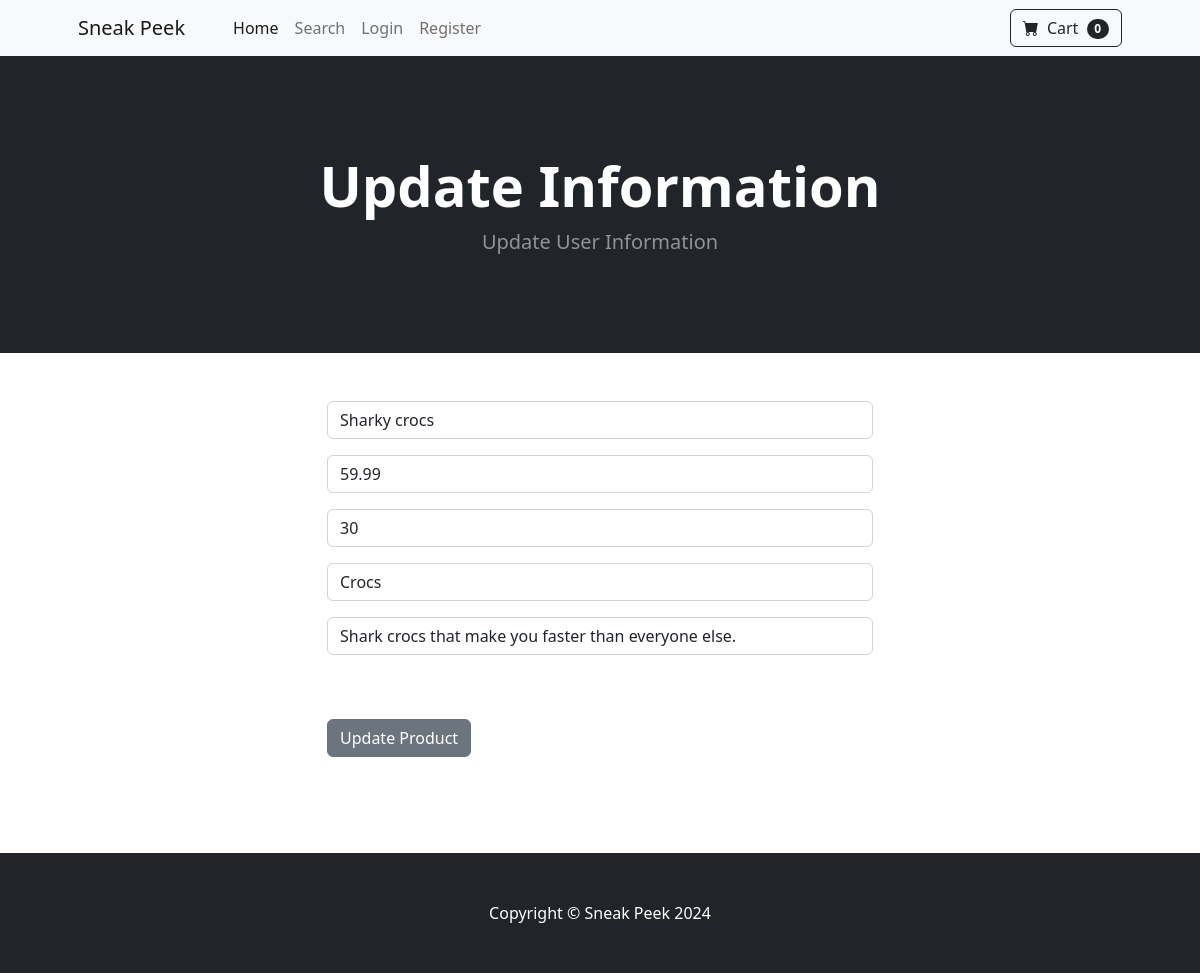
The app's page /update_product/14, older data.
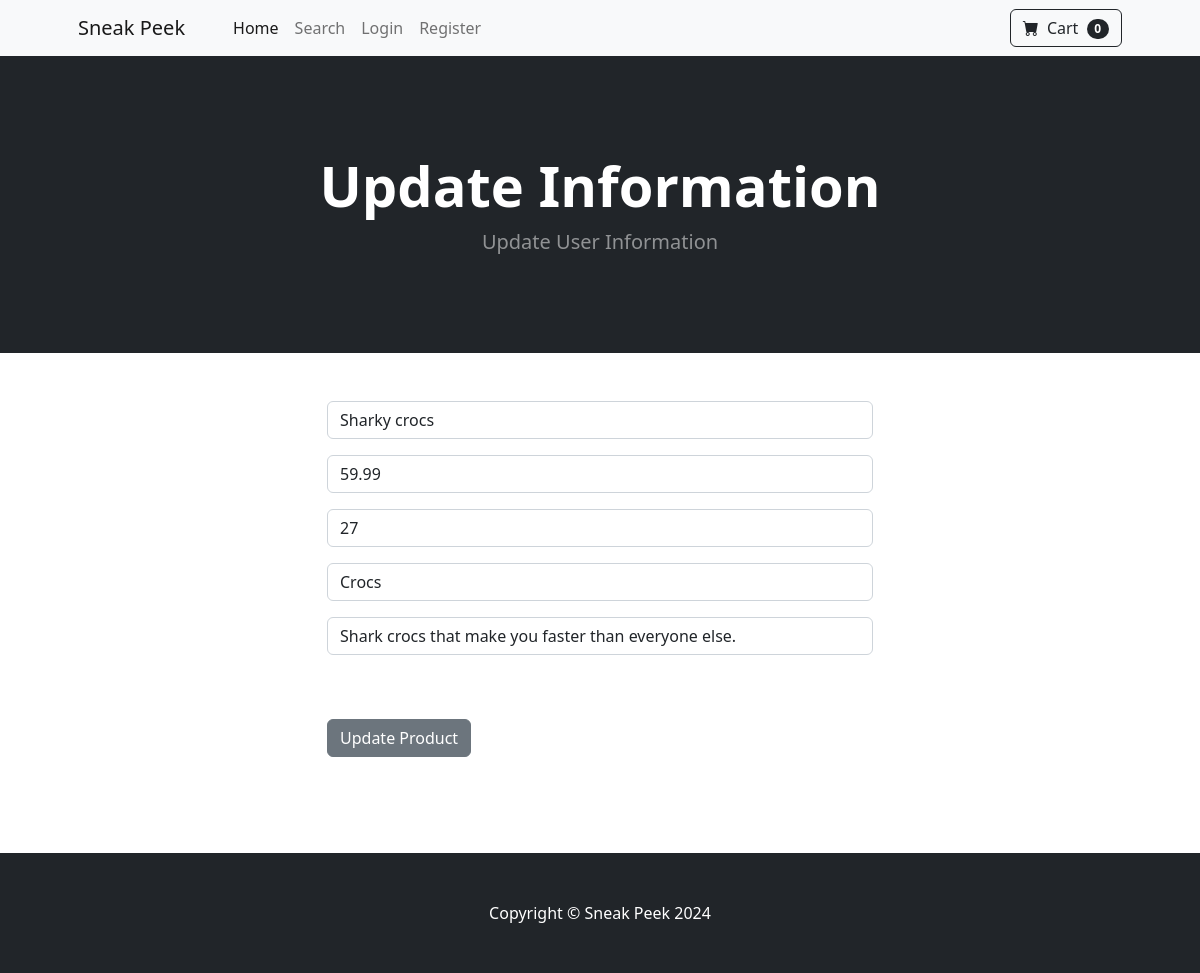
The same page, newer data.
### sneakpeek/models.py (models this page shows, shortened)
class Product(models.Model):
    name = models.CharField(max_length=100)
    price = models.DecimalField(default=0, decimal_places=2, max_digits=6)
    quantity = models.IntegerField(default=1)
    category = models.ForeignKey(Category, on_delete=models.CASCADE, default=1)
    seller = models.ForeignKey(User, on_delete=models.CASCADE, default=1)
    brand = models.CharField(max_length=100, null=True)
    description = models.CharField(max_length=250, default='', blank=True, null=True)
    image = models.ImageField(upload_to='uploads/product/')
    approved = models.BooleanField(null=True)

### sneakpeek/views.py (the view)
# urls.py: path('update_product/<int:pk>', views.product_update, name='update_product'),
def product_update(request,pk):
    product= Product.objects.get(pk=pk)
    form = UpdateProductInfoForm(request.POST or None, instance=product)
    if request.method == 'POST':
        if form.is_valid():
            form.save()
            messages.success(request, "Your information has been updated!")
    return render(request, "update_product_info.html", {'form':form, 'product':product})

### sneakpeek/forms.py
class UpdateProductInfoForm(forms.ModelForm):
	name = forms.CharField(label = "", widget=forms.TextInput(attrs={'class': 'form-control', 'placeholder':'Name'}), required=False)
	price = forms.DecimalField(label = "", widget=forms.TextInput(attrs={'class': 'form-control', 'placeholder':'Price'}), required=False)
	quantity = forms.IntegerField(label = "", widget=forms.TextInput(attrs={'class': 'form-control', 'placeholder':'Quanity'}), required=False)
	brand = forms.CharField(label = "", widget=forms.TextInput(attrs={'class': 'form-control', 'placeholder':'Brand'}), required=False)
	description = forms.CharField(label = "", widget=forms.TextInput(attrs={'class': 'form-control', 'placeholder':'Description'}), required=False)
	class Meta:
		model = Product
		fields = ('name', 'price', 'quantity', 'brand', 'description')

### cart/cart.py (called while the page is built)
    def __len__(self):
        return len(self.cart)

### cart/context_processors.py (called while the page is built)
def cart(request):
    return {'cart': Cart(request)}

### sneakpeek/templates/update_product_info.html (shortened to what this page needs)
{% extends 'base.html' %}
{% block content %}
        <header class="bg-dark py-5">
            <div class="container px-4 px-lg-5 my-5">
                <div class="text-center text-white">
                    <h1 class="display-4 fw-bolder">Update Information</h1>
                    <p class="lead fw-normal text-white-50 mb-0">Update User Information</p>
                </div>
            </div>
        </header>
        <div class="container">
        	<div class="row">
        			<div class="col-md-6 offset-md-3">
        				<br/><br/>
<form method="POST" action="{% url 'update_product' product.id%}">
    {{ form.as_p }}
    <br/><br/>
    <button type="submit" class="btn btn-secondary">
      Update Product
    </button>
</form>
<br/><br/>
<br/><br/>
        			</div>
        	</div>
        </div>
{% endblock %}

Row changes from the older to the newer data that the page shows:
changed Product "Sharky crocs": quantity "30" → "27"
